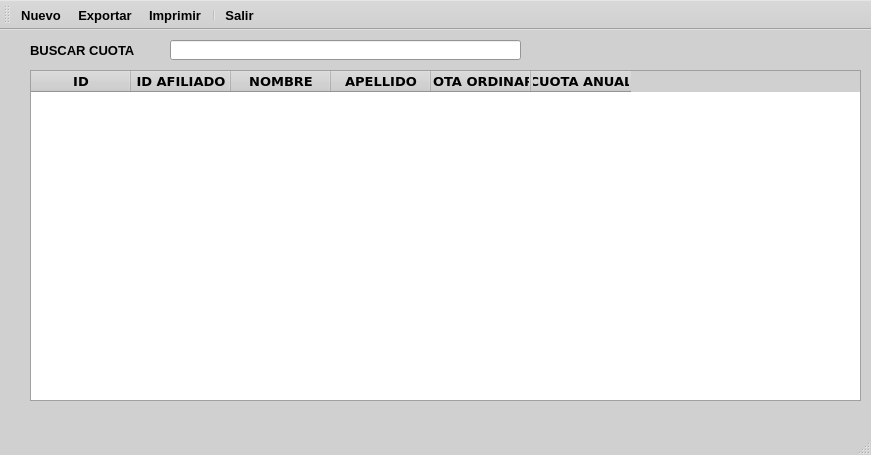
<?xml version="1.0" encoding="UTF-8"?>
<ui version="4.0">
 <class>MainWindow</class>
 <widget class="QMainWindow" name="MainWindow">
  <property name="geometry">
   <rect>
    <x>0</x>
    <y>0</y>
    <width>871</width>
    <height>455</height>
   </rect>
  </property>
  <property name="palette">
   <palette>
    <active>
     <colorrole role="WindowText">
      <brush brushstyle="SolidPattern">
       <color alpha="255">
        <red>0</red>
        <green>0</green>
        <blue>0</blue>
       </color>
      </brush>
     </colorrole>
     <colorrole role="Button">
      <brush brushstyle="SolidPattern">
       <color alpha="255">
        <red>208</red>
        <green>208</green>
        <blue>208</blue>
       </color>
      </brush>
     </colorrole>
     <colorrole role="Light">
      <brush brushstyle="SolidPattern">
       <color alpha="255">
        <red>255</red>
        <green>255</green>
        <blue>255</blue>
       </color>
      </brush>
     </colorrole>
     <colorrole role="Midlight">
      <brush brushstyle="SolidPattern">
       <color alpha="255">
        <red>231</red>
        <green>231</green>
        <blue>231</blue>
       </color>
      </brush>
     </colorrole>
     <colorrole role="Dark">
      <brush brushstyle="SolidPattern">
       <color alpha="255">
        <red>104</red>
        <green>104</green>
        <blue>104</blue>
       </color>
      </brush>
     </colorrole>
     <colorrole role="Mid">
      <brush brushstyle="SolidPattern">
       <color alpha="255">
        <red>139</red>
        <green>139</green>
        <blue>139</blue>
       </color>
      </brush>
     </colorrole>
     <colorrole role="Text">
      <brush brushstyle="SolidPattern">
       <color alpha="255">
        <red>0</red>
        <green>0</green>
        <blue>0</blue>
       </color>
      </brush>
     </colorrole>
     <colorrole role="BrightText">
      <brush brushstyle="SolidPattern">
       <color alpha="255">
        <red>255</red>
        <green>255</green>
        <blue>255</blue>
       </color>
      </brush>
     </colorrole>
     <colorrole role="ButtonText">
      <brush brushstyle="SolidPattern">
       <color alpha="255">
        <red>0</red>
        <green>0</green>
        <blue>0</blue>
       </color>
      </brush>
     </colorrole>
     <colorrole role="Base">
      <brush brushstyle="SolidPattern">
       <color alpha="255">
        <red>255</red>
        <green>255</green>
        <blue>255</blue>
       </color>
      </brush>
     </colorrole>
     <colorrole role="Window">
      <brush brushstyle="SolidPattern">
       <color alpha="255">
        <red>208</red>
        <green>208</green>
        <blue>208</blue>
       </color>
      </brush>
     </colorrole>
     <colorrole role="Shadow">
      <brush brushstyle="SolidPattern">
       <color alpha="255">
        <red>0</red>
        <green>0</green>
        <blue>0</blue>
       </color>
      </brush>
     </colorrole>
     <colorrole role="AlternateBase">
      <brush brushstyle="SolidPattern">
       <color alpha="255">
        <red>231</red>
        <green>231</green>
        <blue>231</blue>
       </color>
      </brush>
     </colorrole>
     <colorrole role="ToolTipBase">
      <brush brushstyle="SolidPattern">
       <color alpha="255">
        <red>255</red>
        <green>255</green>
        <blue>220</blue>
       </color>
      </brush>
     </colorrole>
     <colorrole role="ToolTipText">
      <brush brushstyle="SolidPattern">
       <color alpha="255">
        <red>0</red>
        <green>0</green>
        <blue>0</blue>
       </color>
      </brush>
     </colorrole>
     <colorrole role="PlaceholderText">
      <brush brushstyle="SolidPattern">
       <color alpha="128">
        <red>0</red>
        <green>0</green>
        <blue>0</blue>
       </color>
      </brush>
     </colorrole>
    </active>
    <inactive>
     <colorrole role="WindowText">
      <brush brushstyle="SolidPattern">
       <color alpha="255">
        <red>0</red>
        <green>0</green>
        <blue>0</blue>
       </color>
      </brush>
     </colorrole>
     <colorrole role="Button">
      <brush brushstyle="SolidPattern">
       <color alpha="255">
        <red>208</red>
        <green>208</green>
        <blue>208</blue>
       </color>
      </brush>
     </colorrole>
     <colorrole role="Light">
      <brush brushstyle="SolidPattern">
       <color alpha="255">
        <red>255</red>
        <green>255</green>
        <blue>255</blue>
       </color>
      </brush>
     </colorrole>
     <colorrole role="Midlight">
      <brush brushstyle="SolidPattern">
       <color alpha="255">
        <red>231</red>
        <green>231</green>
        <blue>231</blue>
       </color>
      </brush>
     </colorrole>
     <colorrole role="Dark">
      <brush brushstyle="SolidPattern">
       <color alpha="255">
        <red>104</red>
        <green>104</green>
        <blue>104</blue>
       </color>
      </brush>
     </colorrole>
     <colorrole role="Mid">
      <brush brushstyle="SolidPattern">
       <color alpha="255">
        <red>139</red>
        <green>139</green>
        <blue>139</blue>
       </color>
      </brush>
     </colorrole>
     <colorrole role="Text">
      <brush brushstyle="SolidPattern">
       <color alpha="255">
        <red>0</red>
        <green>0</green>
        <blue>0</blue>
       </color>
      </brush>
     </colorrole>
     <colorrole role="BrightText">
      <brush brushstyle="SolidPattern">
       <color alpha="255">
        <red>255</red>
        <green>255</green>
        <blue>255</blue>
       </color>
      </brush>
     </colorrole>
     <colorrole role="ButtonText">
      <brush brushstyle="SolidPattern">
       <color alpha="255">
        <red>0</red>
        <green>0</green>
        <blue>0</blue>
       </color>
      </brush>
     </colorrole>
     <colorrole role="Base">
      <brush brushstyle="SolidPattern">
       <color alpha="255">
        <red>255</red>
        <green>255</green>
        <blue>255</blue>
       </color>
      </brush>
     </colorrole>
     <colorrole role="Window">
      <brush brushstyle="SolidPattern">
       <color alpha="255">
        <red>208</red>
        <green>208</green>
        <blue>208</blue>
       </color>
      </brush>
     </colorrole>
     <colorrole role="Shadow">
      <brush brushstyle="SolidPattern">
       <color alpha="255">
        <red>0</red>
        <green>0</green>
        <blue>0</blue>
       </color>
      </brush>
     </colorrole>
     <colorrole role="AlternateBase">
      <brush brushstyle="SolidPattern">
       <color alpha="255">
        <red>231</red>
        <green>231</green>
        <blue>231</blue>
       </color>
      </brush>
     </colorrole>
     <colorrole role="ToolTipBase">
      <brush brushstyle="SolidPattern">
       <color alpha="255">
        <red>255</red>
        <green>255</green>
        <blue>220</blue>
       </color>
      </brush>
     </colorrole>
     <colorrole role="ToolTipText">
      <brush brushstyle="SolidPattern">
       <color alpha="255">
        <red>0</red>
        <green>0</green>
        <blue>0</blue>
       </color>
      </brush>
     </colorrole>
     <colorrole role="PlaceholderText">
      <brush brushstyle="SolidPattern">
       <color alpha="128">
        <red>0</red>
        <green>0</green>
        <blue>0</blue>
       </color>
      </brush>
     </colorrole>
    </inactive>
    <disabled>
     <colorrole role="WindowText">
      <brush brushstyle="SolidPattern">
       <color alpha="255">
        <red>104</red>
        <green>104</green>
        <blue>104</blue>
       </color>
      </brush>
     </colorrole>
     <colorrole role="Button">
      <brush brushstyle="SolidPattern">
       <color alpha="255">
        <red>208</red>
        <green>208</green>
        <blue>208</blue>
       </color>
      </brush>
     </colorrole>
     <colorrole role="Light">
      <brush brushstyle="SolidPattern">
       <color alpha="255">
        <red>255</red>
        <green>255</green>
        <blue>255</blue>
       </color>
      </brush>
     </colorrole>
     <colorrole role="Midlight">
      <brush brushstyle="SolidPattern">
       <color alpha="255">
        <red>231</red>
        <green>231</green>
        <blue>231</blue>
       </color>
      </brush>
     </colorrole>
     <colorrole role="Dark">
      <brush brushstyle="SolidPattern">
       <color alpha="255">
        <red>104</red>
        <green>104</green>
        <blue>104</blue>
       </color>
      </brush>
     </colorrole>
     <colorrole role="Mid">
      <brush brushstyle="SolidPattern">
       <color alpha="255">
        <red>139</red>
        <green>139</green>
        <blue>139</blue>
       </color>
      </brush>
     </colorrole>
     <colorrole role="Text">
      <brush brushstyle="SolidPattern">
       <color alpha="255">
        <red>104</red>
        <green>104</green>
        <blue>104</blue>
       </color>
      </brush>
     </colorrole>
     <colorrole role="BrightText">
      <brush brushstyle="SolidPattern">
       <color alpha="255">
        <red>255</red>
        <green>255</green>
        <blue>255</blue>
       </color>
      </brush>
     </colorrole>
     <colorrole role="ButtonText">
      <brush brushstyle="SolidPattern">
       <color alpha="255">
        <red>104</red>
        <green>104</green>
        <blue>104</blue>
       </color>
      </brush>
     </colorrole>
     <colorrole role="Base">
      <brush brushstyle="SolidPattern">
       <color alpha="255">
        <red>208</red>
        <green>208</green>
        <blue>208</blue>
       </color>
      </brush>
     </colorrole>
     <colorrole role="Window">
      <brush brushstyle="SolidPattern">
       <color alpha="255">
        <red>208</red>
        <green>208</green>
        <blue>208</blue>
       </color>
      </brush>
     </colorrole>
     <colorrole role="Shadow">
      <brush brushstyle="SolidPattern">
       <color alpha="255">
        <red>0</red>
        <green>0</green>
        <blue>0</blue>
       </color>
      </brush>
     </colorrole>
     <colorrole role="AlternateBase">
      <brush brushstyle="SolidPattern">
       <color alpha="255">
        <red>208</red>
        <green>208</green>
        <blue>208</blue>
       </color>
      </brush>
     </colorrole>
     <colorrole role="ToolTipBase">
      <brush brushstyle="SolidPattern">
       <color alpha="255">
        <red>255</red>
        <green>255</green>
        <blue>220</blue>
       </color>
      </brush>
     </colorrole>
     <colorrole role="ToolTipText">
      <brush brushstyle="SolidPattern">
       <color alpha="255">
        <red>0</red>
        <green>0</green>
        <blue>0</blue>
       </color>
      </brush>
     </colorrole>
     <colorrole role="PlaceholderText">
      <brush brushstyle="SolidPattern">
       <color alpha="128">
        <red>0</red>
        <green>0</green>
        <blue>0</blue>
       </color>
      </brush>
     </colorrole>
    </disabled>
   </palette>
  </property>
  <property name="font">
   <font>
    <pointsize>10</pointsize>
    <bold>true</bold>
   </font>
  </property>
  <property name="windowTitle">
   <string>MainWindow</string>
  </property>
  <widget class="QWidget" name="centralwidget">
   <widget class="QLabel" name="label">
    <property name="geometry">
     <rect>
      <x>30</x>
      <y>12</y>
      <width>131</width>
      <height>16</height>
     </rect>
    </property>
    <property name="text">
     <string>BUSCAR CUOTA</string>
    </property>
   </widget>
   <widget class="QLineEdit" name="lineEdit">
    <property name="geometry">
     <rect>
      <x>170</x>
      <y>10</y>
      <width>351</width>
      <height>20</height>
     </rect>
    </property>
   </widget>
   <widget class="QTableWidget" name="tableWidget">
    <property name="geometry">
     <rect>
      <x>30</x>
      <y>40</y>
      <width>831</width>
      <height>331</height>
     </rect>
    </property>
    <property name="font">
     <font>
      <family>Verdana</family>
      <pointsize>10</pointsize>
      <bold>true</bold>
     </font>
    </property>
    <column>
     <property name="text">
      <string>ID</string>
     </property>
    </column>
    <column>
     <property name="text">
      <string>ID AFILIADO</string>
     </property>
    </column>
    <column>
     <property name="text">
      <string>NOMBRE</string>
     </property>
    </column>
    <column>
     <property name="text">
      <string>APELLIDO</string>
     </property>
    </column>
    <column>
     <property name="text">
      <string>CUOTA ORDINARIA</string>
     </property>
    </column>
    <column>
     <property name="text">
      <string>CUOTA ANUAL</string>
     </property>
    </column>
   </widget>
  </widget>
  <widget class="QMenuBar" name="menubar">
   <property name="geometry">
    <rect>
     <x>0</x>
     <y>0</y>
     <width>871</width>
     <height>23</height>
    </rect>
   </property>
  </widget>
  <widget class="QStatusBar" name="statusbar"/>
  <widget class="QToolBar" name="toolBar">
   <property name="windowTitle">
    <string>toolBar</string>
   </property>
   <property name="toolButtonStyle">
    <enum>Qt::ToolButtonTextBesideIcon</enum>
   </property>
   <attribute name="toolBarArea">
    <enum>TopToolBarArea</enum>
   </attribute>
   <attribute name="toolBarBreak">
    <bool>false</bool>
   </attribute>
   <addaction name="actionNuevo"/>
   <addaction name="actionExportar"/>
   <addaction name="actionImprimir"/>
   <addaction name="separator"/>
   <addaction name="actionSalir"/>
  </widget>
  <action name="actionNuevo">
   <property name="icon">
    <iconset resource="../resources.qrc">
     <normaloff>:/icons/resources/icons/nuevo.png</normaloff>:/icons/resources/icons/nuevo.png</iconset>
   </property>
   <property name="text">
    <string>Nuevo</string>
   </property>
  </action>
  <action name="actionExportar">
   <property name="icon">
    <iconset resource="../resources.qrc">
     <normaloff>:/icons/resources/icons/exportar.png</normaloff>:/icons/resources/icons/exportar.png</iconset>
   </property>
   <property name="text">
    <string>Exportar</string>
   </property>
  </action>
  <action name="actionImprimir">
   <property name="icon">
    <iconset resource="../resources.qrc">
     <normaloff>:/icons/resources/icons/imprimir.png</normaloff>:/icons/resources/icons/imprimir.png</iconset>
   </property>
   <property name="text">
    <string>Imprimir</string>
   </property>
  </action>
  <action name="actionSalir">
   <property name="icon">
    <iconset resource="../resources.qrc">
     <normaloff>:/icons/resources/icons/salir.png</normaloff>:/icons/resources/icons/salir.png</iconset>
   </property>
   <property name="text">
    <string>Salir</string>
   </property>
  </action>
 </widget>
 <resources>
  <include location="../resources.qrc"/>
 </resources>
 <connections/>
</ui>
